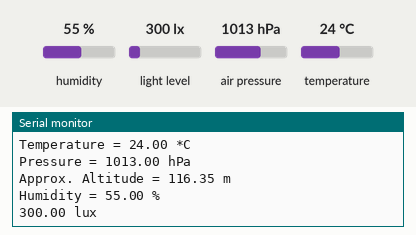
Simulated run of this sketch. Board: Arduino Uno, built with avr-gcc and run on an emulated ATmega328P. Shown: the last lines printed to the serial monitor. The test bench sets the inputs (shaded band); at power-on: humidity 55 %, light level 300 lx, air pressure 1013 hPa, temperature 24 °C.

Above: at 1.7 s.
1.8 s: humidity set to 22 %
At 3.8 s:
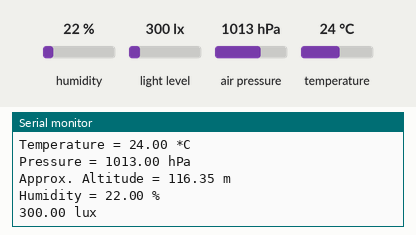
4.1 s: light level set to 40 lx
At 5.1 s:
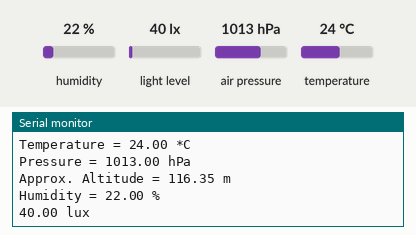
6.4 s: air pressure set to 952 hPa
At 7.5 s:
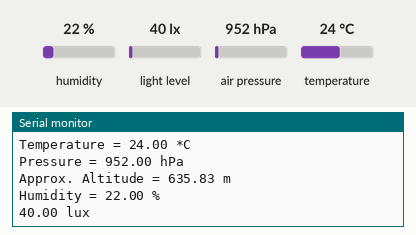

Measured:
- after the input at 1.8 s, the serial monitor: prints a new line after 0.75 s (image 1)
- after the input at 4.1 s, the serial monitor: prints a new line after 0.49 s (image 2)
- after the input at 6.4 s, the serial monitor: prints a new line after 0.19 s (image 3)

The sketch:

catena4410_test01.ino
```cpp
#include <Wire.h>
#include <Adafruit_Sensor.h>
#include <Adafruit_TSL2561_U.h>
#include <Adafruit_BME280.h>

#include <stdio.h>
#include <stdarg.h>

// manifests.
//#define SEALEVELPRESSURE_HPA (1013.25)
#define SEALEVELPRESSURE_HPA (1027.087) // 3170 Perry City Road, 2016-10-04 22:57

static void configureLuxSensor(void);
static void displayLuxSensorDetails(void);

// globals
//   The temperature/humidity sensor
Adafruit_BME280 bme; // The default initalizer creates an I2C connection
bool fBme;

//   The LUX sensor
Adafruit_TSL2561_Unified tsl = Adafruit_TSL2561_Unified(TSL2561_ADDR_FLOAT, 12345);
bool fTsl;

void safe_printf(const char *fmt, ...)
{
    if (! Serial)
      return;

    char buf[128];
    va_list ap;
    int nc;

    va_start(ap, fmt);
    nc = vsnprintf(buf, sizeof(buf) - 1, fmt, ap);
    va_end(ap);

    // in case we overflowed:
    buf[sizeof(buf) - 1] = '\0';
    Serial.print(buf);
}

void setup()
{
    while (!Serial); // wait for Serial to be initialized
    Serial.begin(115200);

    safe_printf("Basic Catena 4410 test\n");

    /* initialize the lux sensor */
    if (! tsl.begin())
    {
      safe_printf("No TSL2561 detected: check wiring\n");
      fTsl = false;
    }
    else
    {
      fTsl = true;
      displayLuxSensorDetails();
      configureLuxSensor();
    }

    /* initialize the BME280 */
    if (! bme.begin())
    {
      safe_printf("No BME280 found: check wiring\n");
      fBme = false;
    }
    else
    {
      fBme = true;
    }
}

void loop()
{
  if (fBme)
  {
    Serial.print("Temperature = ");
    Serial.print(bme.readTemperature());
    Serial.println(" *C");

    Serial.print("Pressure = ");

    Serial.print(bme.readPressure() / 100.0F);
    Serial.println(" hPa");

    Serial.print("Approx. Altitude = ");
    Serial.print(bme.readAltitude(SEALEVELPRESSURE_HPA));
    Serial.println(" m");

    Serial.print("Humidity = ");
    Serial.print(bme.readHumidity());
    Serial.println(" %");
  }
  else
  {
    safe_printf("No BME280 sensor\n");
  }
  if (fTsl)
  {
    /* Get a new sensor event */
    sensors_event_t event;
    tsl.getEvent(&event);

    /* Display the results (light is measured in lux) */
    if (event.light)
    {
      Serial.print(event.light); Serial.println(" lux");
    }
    else
    {
      /* If event.light = 0 lux the sensor is probably saturated
         and no reliable data could be generated! */
      Serial.println("Sensor overload");
    }
  }
  else
  {
    safe_printf("No Lux sensor\n");
  }
  delay(2000);
}

/* functions */
static void displayLuxSensorDetails(void)
{
  sensor_t sensor;
  tsl.getSensor(&sensor);
  Serial.println("------------------------------------");
  Serial.print  ("Sensor:       "); Serial.println(sensor.name);
  Serial.print  ("Driver Ver:   "); Serial.println(sensor.version);
  Serial.print  ("Unique ID:    "); Serial.println(sensor.sensor_id);
  Serial.print  ("Max Value:    "); Serial.print(sensor.max_value); Serial.println(" lux");
  Serial.print  ("Min Value:    "); Serial.print(sensor.min_value); Serial.println(" lux");
  Serial.print  ("Resolution:   "); Serial.print(sensor.resolution); Serial.println(" lux");
  Serial.println("------------------------------------");
  Serial.println("");
  delay(500);
}

static void configureLuxSensor(void)
{
  /* You can also manually set the gain or enable auto-gain support */
  // tsl.setGain(TSL2561_GAIN_1X);      /* No gain ... use in bright light to avoid sensor saturation */
  // tsl.setGain(TSL2561_GAIN_16X);     /* 16x gain ... use in low light to boost sensitivity */
  tsl.enableAutoRange(true);            /* Auto-gain ... switches automatically between 1x and 16x */

  /* Changing the integration time gives you better sensor resolution (402ms = 16-bit data) */
  tsl.setIntegrationTime(TSL2561_INTEGRATIONTIME_13MS);      /* fast but low resolution */
  // tsl.setIntegrationTime(TSL2561_INTEGRATIONTIME_101MS);  /* medium resolution and speed   */
  // tsl.setIntegrationTime(TSL2561_INTEGRATIONTIME_402MS);  /* 16-bit data but slowest conversions */

  /* Update these values depending on what you've set above! */
  Serial.println("------------------------------------");
  Serial.print  ("Gain:         "); Serial.println("Auto");
  Serial.print  ("Timing:       "); Serial.println("13 ms");
  Serial.println("------------------------------------");
}
```
